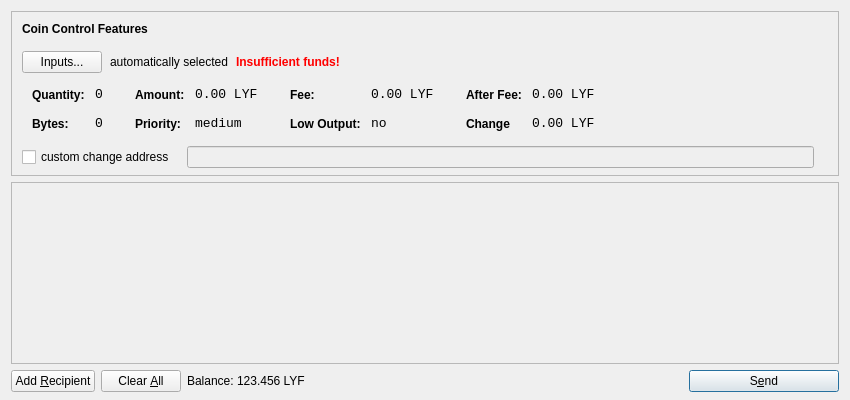
<?xml version="1.0" encoding="UTF-8"?>
<ui version="4.0">
 <class>SendCoinsDialog</class>
 <widget class="QDialog" name="SendCoinsDialog">
  <property name="geometry">
   <rect>
    <x>0</x>
    <y>0</y>
    <width>850</width>
    <height>400</height>
   </rect>
  </property>
  <property name="windowTitle">
   <string>Send Coins</string>
  </property>
  <layout class="QVBoxLayout" name="verticalLayout" stretch="0,1,0">
   <property name="bottomMargin">
    <number>8</number>
   </property>
   <item>
    <widget class="QFrame" name="frameCoinControl">
     <property name="sizePolicy">
      <sizepolicy hsizetype="Expanding" vsizetype="Expanding">
       <horstretch>0</horstretch>
       <verstretch>0</verstretch>
      </sizepolicy>
     </property>
     <property name="maximumSize">
      <size>
       <width>16777215</width>
       <height>16777215</height>
      </size>
     </property>
     <property name="frameShape">
      <enum>QFrame::StyledPanel</enum>
     </property>
     <property name="frameShadow">
      <enum>QFrame::Sunken</enum>
     </property>
     <layout class="QVBoxLayout" name="verticalLayoutCoinControl2">
      <property name="spacing">
       <number>-1</number>
      </property>
      <property name="leftMargin">
       <number>0</number>
      </property>
      <property name="topMargin">
       <number>0</number>
      </property>
      <property name="rightMargin">
       <number>0</number>
      </property>
      <property name="bottomMargin">
       <number>6</number>
      </property>
      <item>
       <layout class="QVBoxLayout" name="verticalLayoutCoinControl" stretch="0,0,0,0,1">
        <property name="spacing">
         <number>0</number>
        </property>
        <property name="leftMargin">
         <number>10</number>
        </property>
        <property name="topMargin">
         <number>10</number>
        </property>
        <item>
         <layout class="QHBoxLayout" name="horizontalLayoutCoinControl1">
          <property name="bottomMargin">
           <number>15</number>
          </property>
          <item>
           <widget class="QLabel" name="labelCoinControlFeatures">
            <property name="sizePolicy">
             <sizepolicy hsizetype="Preferred" vsizetype="Maximum">
              <horstretch>0</horstretch>
              <verstretch>0</verstretch>
             </sizepolicy>
            </property>
            <property name="font">
             <font>
              <weight>75</weight>
              <bold>true</bold>
             </font>
            </property>
            <property name="styleSheet">
             <string notr="true">font-weight:bold;</string>
            </property>
            <property name="text">
             <string>Coin Control Features</string>
            </property>
           </widget>
          </item>
         </layout>
        </item>
        <item>
         <layout class="QHBoxLayout" name="horizontalLayoutCoinControl2" stretch="0,0,0,0">
          <property name="spacing">
           <number>8</number>
          </property>
          <property name="bottomMargin">
           <number>10</number>
          </property>
          <item>
           <widget class="QPushButton" name="pushButtonCoinControl">
            <property name="styleSheet">
             <string notr="true"/>
            </property>
            <property name="text">
             <string>Inputs...</string>
            </property>
           </widget>
          </item>
          <item>
           <widget class="QLabel" name="labelCoinControlAutomaticallySelected">
            <property name="text">
             <string>automatically selected</string>
            </property>
            <property name="margin">
             <number>5</number>
            </property>
           </widget>
          </item>
          <item>
           <widget class="QLabel" name="labelCoinControlInsuffFunds">
            <property name="font">
             <font>
              <weight>75</weight>
              <bold>true</bold>
             </font>
            </property>
            <property name="styleSheet">
             <string notr="true">color:red;font-weight:bold;</string>
            </property>
            <property name="text">
             <string>Insufficient funds!</string>
            </property>
            <property name="margin">
             <number>5</number>
            </property>
           </widget>
          </item>
          <item>
           <spacer name="horizontalSpacerCoinControl">
            <property name="orientation">
             <enum>Qt::Horizontal</enum>
            </property>
            <property name="sizeHint" stdset="0">
             <size>
              <width>40</width>
              <height>1</height>
             </size>
            </property>
           </spacer>
          </item>
         </layout>
        </item>
        <item>
         <widget class="QWidget" name="widgetCoinControl" native="true">
          <property name="sizePolicy">
           <sizepolicy hsizetype="Preferred" vsizetype="Preferred">
            <horstretch>0</horstretch>
            <verstretch>0</verstretch>
           </sizepolicy>
          </property>
          <property name="minimumSize">
           <size>
            <width>0</width>
            <height>0</height>
           </size>
          </property>
          <property name="styleSheet">
           <string notr="true"/>
          </property>
          <layout class="QHBoxLayout" name="horizontalLayoutCoinControl5">
           <property name="margin">
            <number>0</number>
           </property>
           <item>
            <layout class="QHBoxLayout" name="horizontalLayoutCoinControl3" stretch="0,0,0,1">
             <property name="spacing">
              <number>20</number>
             </property>
             <property name="topMargin">
              <number>0</number>
             </property>
             <property name="bottomMargin">
              <number>10</number>
             </property>
             <item>
              <layout class="QFormLayout" name="formLayoutCoinControl1">
               <property name="horizontalSpacing">
                <number>10</number>
               </property>
               <property name="verticalSpacing">
                <number>14</number>
               </property>
               <property name="leftMargin">
                <number>10</number>
               </property>
               <property name="topMargin">
                <number>4</number>
               </property>
               <property name="rightMargin">
                <number>6</number>
               </property>
               <item row="0" column="0">
                <widget class="QLabel" name="labelCoinControlQuantityText">
                 <property name="styleSheet">
                  <string notr="true">font-weight:bold;</string>
                 </property>
                 <property name="text">
                  <string>Quantity:</string>
                 </property>
                 <property name="margin">
                  <number>0</number>
                 </property>
                </widget>
               </item>
               <item row="0" column="1">
                <widget class="QLabel" name="labelCoinControlQuantity">
                 <property name="font">
                  <font>
                   <family>Monospace</family>
                   <pointsize>10</pointsize>
                  </font>
                 </property>
                 <property name="cursor">
                  <cursorShape>IBeamCursor</cursorShape>
                 </property>
                 <property name="contextMenuPolicy">
                  <enum>Qt::ActionsContextMenu</enum>
                 </property>
                 <property name="text">
                  <string>0</string>
                 </property>
                 <property name="margin">
                  <number>0</number>
                 </property>
                 <property name="textInteractionFlags">
                  <set>Qt::LinksAccessibleByMouse|Qt::TextSelectableByKeyboard|Qt::TextSelectableByMouse</set>
                 </property>
                </widget>
               </item>
               <item row="1" column="0">
                <widget class="QLabel" name="labelCoinControlBytesText">
                 <property name="styleSheet">
                  <string notr="true">font-weight:bold;</string>
                 </property>
                 <property name="text">
                  <string>Bytes:</string>
                 </property>
                </widget>
               </item>
               <item row="1" column="1">
                <widget class="QLabel" name="labelCoinControlBytes">
                 <property name="font">
                  <font>
                   <family>Monospace</family>
                   <pointsize>10</pointsize>
                  </font>
                 </property>
                 <property name="cursor">
                  <cursorShape>IBeamCursor</cursorShape>
                 </property>
                 <property name="contextMenuPolicy">
                  <enum>Qt::ActionsContextMenu</enum>
                 </property>
                 <property name="text">
                  <string>0</string>
                 </property>
                 <property name="textInteractionFlags">
                  <set>Qt::LinksAccessibleByMouse|Qt::TextSelectableByKeyboard|Qt::TextSelectableByMouse</set>
                 </property>
                </widget>
               </item>
              </layout>
             </item>
             <item>
              <layout class="QFormLayout" name="formLayoutCoinControl2">
               <property name="horizontalSpacing">
                <number>10</number>
               </property>
               <property name="verticalSpacing">
                <number>14</number>
               </property>
               <property name="leftMargin">
                <number>6</number>
               </property>
               <property name="topMargin">
                <number>4</number>
               </property>
               <property name="rightMargin">
                <number>6</number>
               </property>
               <item row="0" column="0">
                <widget class="QLabel" name="labelCoinControlAmountText">
                 <property name="styleSheet">
                  <string notr="true">font-weight:bold;</string>
                 </property>
                 <property name="text">
                  <string>Amount:</string>
                 </property>
                 <property name="margin">
                  <number>0</number>
                 </property>
                </widget>
               </item>
               <item row="0" column="1">
                <widget class="QLabel" name="labelCoinControlAmount">
                 <property name="font">
                  <font>
                   <family>Monospace</family>
                   <pointsize>10</pointsize>
                  </font>
                 </property>
                 <property name="cursor">
                  <cursorShape>IBeamCursor</cursorShape>
                 </property>
                 <property name="contextMenuPolicy">
                  <enum>Qt::ActionsContextMenu</enum>
                 </property>
                 <property name="text">
                  <string>0.00 LYF</string>
                 </property>
                 <property name="textInteractionFlags">
                  <set>Qt::LinksAccessibleByMouse|Qt::TextSelectableByKeyboard|Qt::TextSelectableByMouse</set>
                 </property>
                </widget>
               </item>
               <item row="1" column="0">
                <widget class="QLabel" name="labelCoinControlPriorityText">
                 <property name="styleSheet">
                  <string notr="true">font-weight:bold;</string>
                 </property>
                 <property name="text">
                  <string>Priority:</string>
                 </property>
                </widget>
               </item>
               <item row="1" column="1">
                <widget class="QLabel" name="labelCoinControlPriority">
                 <property name="font">
                  <font>
                   <family>Monospace</family>
                   <pointsize>10</pointsize>
                  </font>
                 </property>
                 <property name="cursor">
                  <cursorShape>IBeamCursor</cursorShape>
                 </property>
                 <property name="contextMenuPolicy">
                  <enum>Qt::ActionsContextMenu</enum>
                 </property>
                 <property name="text">
                  <string>medium</string>
                 </property>
                 <property name="textInteractionFlags">
                  <set>Qt::LinksAccessibleByMouse|Qt::TextSelectableByKeyboard|Qt::TextSelectableByMouse</set>
                 </property>
                </widget>
               </item>
              </layout>
             </item>
             <item>
              <layout class="QFormLayout" name="formLayoutCoinControl3">
               <property name="horizontalSpacing">
                <number>10</number>
               </property>
               <property name="verticalSpacing">
                <number>14</number>
               </property>
               <property name="leftMargin">
                <number>6</number>
               </property>
               <property name="topMargin">
                <number>4</number>
               </property>
               <property name="rightMargin">
                <number>6</number>
               </property>
               <item row="0" column="0">
                <widget class="QLabel" name="labelCoinControlFeeText">
                 <property name="styleSheet">
                  <string notr="true">font-weight:bold;</string>
                 </property>
                 <property name="text">
                  <string>Fee:</string>
                 </property>
                 <property name="margin">
                  <number>0</number>
                 </property>
                </widget>
               </item>
               <item row="0" column="1">
                <widget class="QLabel" name="labelCoinControlFee">
                 <property name="font">
                  <font>
                   <family>Monospace</family>
                   <pointsize>10</pointsize>
                  </font>
                 </property>
                 <property name="cursor">
                  <cursorShape>IBeamCursor</cursorShape>
                 </property>
                 <property name="contextMenuPolicy">
                  <enum>Qt::ActionsContextMenu</enum>
                 </property>
                 <property name="text">
                  <string>0.00 LYF</string>
                 </property>
                 <property name="textInteractionFlags">
                  <set>Qt::LinksAccessibleByMouse|Qt::TextSelectableByKeyboard|Qt::TextSelectableByMouse</set>
                 </property>
                </widget>
               </item>
               <item row="1" column="0">
                <widget class="QLabel" name="labelCoinControlLowOutputText">
                 <property name="styleSheet">
                  <string notr="true">font-weight:bold;</string>
                 </property>
                 <property name="text">
                  <string>Low Output:</string>
                 </property>
                </widget>
               </item>
               <item row="1" column="1">
                <widget class="QLabel" name="labelCoinControlLowOutput">
                 <property name="font">
                  <font>
                   <family>Monospace</family>
                   <pointsize>10</pointsize>
                  </font>
                 </property>
                 <property name="cursor">
                  <cursorShape>IBeamCursor</cursorShape>
                 </property>
                 <property name="contextMenuPolicy">
                  <enum>Qt::ActionsContextMenu</enum>
                 </property>
                 <property name="text">
                  <string>no</string>
                 </property>
                 <property name="textInteractionFlags">
                  <set>Qt::LinksAccessibleByMouse|Qt::TextSelectableByKeyboard|Qt::TextSelectableByMouse</set>
                 </property>
                </widget>
               </item>
              </layout>
             </item>
             <item>
              <layout class="QFormLayout" name="formLayoutCoinControl4">
               <property name="horizontalSpacing">
                <number>10</number>
               </property>
               <property name="verticalSpacing">
                <number>14</number>
               </property>
               <property name="leftMargin">
                <number>6</number>
               </property>
               <property name="topMargin">
                <number>4</number>
               </property>
               <property name="rightMargin">
                <number>6</number>
               </property>
               <item row="0" column="0">
                <widget class="QLabel" name="labelCoinControlAfterFeeText">
                 <property name="styleSheet">
                  <string notr="true">font-weight:bold;</string>
                 </property>
                 <property name="text">
                  <string>After Fee:</string>
                 </property>
                 <property name="margin">
                  <number>0</number>
                 </property>
                </widget>
               </item>
               <item row="0" column="1">
                <widget class="QLabel" name="labelCoinControlAfterFee">
                 <property name="font">
                  <font>
                   <family>Monospace</family>
                   <pointsize>10</pointsize>
                  </font>
                 </property>
                 <property name="cursor">
                  <cursorShape>IBeamCursor</cursorShape>
                 </property>
                 <property name="contextMenuPolicy">
                  <enum>Qt::ActionsContextMenu</enum>
                 </property>
                 <property name="text">
                  <string>0.00 LYF</string>
                 </property>
                 <property name="textInteractionFlags">
                  <set>Qt::LinksAccessibleByMouse|Qt::TextSelectableByKeyboard|Qt::TextSelectableByMouse</set>
                 </property>
                </widget>
               </item>
               <item row="1" column="0">
                <widget class="QLabel" name="labelCoinControlChangeText">
                 <property name="styleSheet">
                  <string notr="true">font-weight:bold;</string>
                 </property>
                 <property name="text">
                  <string>Change</string>
                 </property>
                </widget>
               </item>
               <item row="1" column="1">
                <widget class="QLabel" name="labelCoinControlChange">
                 <property name="font">
                  <font>
                   <family>Monospace</family>
                   <pointsize>10</pointsize>
                  </font>
                 </property>
                 <property name="cursor">
                  <cursorShape>IBeamCursor</cursorShape>
                 </property>
                 <property name="contextMenuPolicy">
                  <enum>Qt::ActionsContextMenu</enum>
                 </property>
                 <property name="text">
                  <string>0.00 LYF</string>
                 </property>
                 <property name="textInteractionFlags">
                  <set>Qt::LinksAccessibleByMouse|Qt::TextSelectableByKeyboard|Qt::TextSelectableByMouse</set>
                 </property>
                </widget>
               </item>
              </layout>
             </item>
            </layout>
           </item>
          </layout>
         </widget>
        </item>
        <item>
         <layout class="QHBoxLayout" name="horizontalLayoutCoinControl4" stretch="0,0,0">
          <property name="spacing">
           <number>12</number>
          </property>
          <property name="sizeConstraint">
           <enum>QLayout::SetDefaultConstraint</enum>
          </property>
          <property name="topMargin">
           <number>5</number>
          </property>
          <property name="rightMargin">
           <number>5</number>
          </property>
          <item>
           <widget class="QCheckBox" name="checkBoxCoinControlChange">
            <property name="text">
             <string>custom change address</string>
            </property>
           </widget>
          </item>
          <item>
           <widget class="QLineEdit" name="lineEditCoinControlChange">
            <property name="enabled">
             <bool>false</bool>
            </property>
            <property name="sizePolicy">
             <sizepolicy hsizetype="Expanding" vsizetype="Fixed">
              <horstretch>0</horstretch>
              <verstretch>0</verstretch>
             </sizepolicy>
            </property>
           </widget>
          </item>
          <item>
           <widget class="QLabel" name="labelCoinControlChangeLabel">
            <property name="sizePolicy">
             <sizepolicy hsizetype="Preferred" vsizetype="Expanding">
              <horstretch>0</horstretch>
              <verstretch>0</verstretch>
             </sizepolicy>
            </property>
            <property name="minimumSize">
             <size>
              <width>0</width>
              <height>0</height>
             </size>
            </property>
            <property name="text">
             <string/>
            </property>
            <property name="margin">
             <number>3</number>
            </property>
           </widget>
          </item>
         </layout>
        </item>
        <item>
         <spacer name="verticalSpacerCoinControl">
          <property name="orientation">
           <enum>Qt::Vertical</enum>
          </property>
          <property name="sizeHint" stdset="0">
           <size>
            <width>800</width>
            <height>1</height>
           </size>
          </property>
         </spacer>
        </item>
       </layout>
      </item>
     </layout>
    </widget>
   </item>
   <item>
    <widget class="QScrollArea" name="scrollArea">
     <property name="widgetResizable">
      <bool>true</bool>
     </property>
     <widget class="QWidget" name="scrollAreaWidgetContents">
      <property name="geometry">
       <rect>
        <x>0</x>
        <y>0</y>
        <width>830</width>
        <height>165</height>
       </rect>
      </property>
      <layout class="QVBoxLayout" name="verticalLayout_2">
       <property name="margin">
        <number>0</number>
       </property>
       <item>
        <layout class="QVBoxLayout" name="entries">
         <property name="spacing">
          <number>6</number>
         </property>
        </layout>
       </item>
       <item>
        <spacer name="verticalSpacer">
         <property name="orientation">
          <enum>Qt::Vertical</enum>
         </property>
         <property name="sizeHint" stdset="0">
          <size>
           <width>20</width>
           <height>40</height>
          </size>
         </property>
        </spacer>
       </item>
      </layout>
     </widget>
    </widget>
   </item>
   <item>
    <layout class="QHBoxLayout" name="horizontalLayout">
     <item>
      <widget class="QPushButton" name="addButton">
       <property name="toolTip">
        <string>Send to multiple recipients at once</string>
       </property>
       <property name="text">
        <string>Add &amp;Recipient</string>
       </property>
       <property name="icon">
        <iconset resource="../bitcoin.qrc">
         <normaloff>:/icons/add</normaloff>:/icons/add</iconset>
       </property>
       <property name="autoDefault">
        <bool>false</bool>
       </property>
      </widget>
     </item>
     <item>
      <widget class="QPushButton" name="clearButton">
       <property name="sizePolicy">
        <sizepolicy hsizetype="Minimum" vsizetype="Fixed">
         <horstretch>0</horstretch>
         <verstretch>0</verstretch>
        </sizepolicy>
       </property>
       <property name="toolTip">
        <string>Remove all transaction fields</string>
       </property>
       <property name="text">
        <string>Clear &amp;All</string>
       </property>
       <property name="icon">
        <iconset resource="../bitcoin.qrc">
         <normaloff>:/icons/remove</normaloff>:/icons/remove</iconset>
       </property>
       <property name="autoRepeatDelay">
        <number>300</number>
       </property>
       <property name="autoDefault">
        <bool>false</bool>
       </property>
      </widget>
     </item>
     <item>
      <layout class="QHBoxLayout" name="horizontalLayout_2">
       <property name="spacing">
        <number>3</number>
       </property>
       <item>
        <widget class="QLabel" name="label">
         <property name="sizePolicy">
          <sizepolicy hsizetype="Preferred" vsizetype="Fixed">
           <horstretch>0</horstretch>
           <verstretch>0</verstretch>
          </sizepolicy>
         </property>
         <property name="text">
          <string>Balance:</string>
         </property>
        </widget>
       </item>
       <item>
        <widget class="QLabel" name="labelBalance">
         <property name="sizePolicy">
          <sizepolicy hsizetype="Preferred" vsizetype="Fixed">
           <horstretch>0</horstretch>
           <verstretch>0</verstretch>
          </sizepolicy>
         </property>
         <property name="cursor">
          <cursorShape>IBeamCursor</cursorShape>
         </property>
         <property name="text">
          <string>123.456 LYF</string>
         </property>
         <property name="textInteractionFlags">
          <set>Qt::LinksAccessibleByMouse|Qt::TextSelectableByKeyboard|Qt::TextSelectableByMouse</set>
         </property>
        </widget>
       </item>
      </layout>
     </item>
     <item>
      <spacer name="horizontalSpacer">
       <property name="orientation">
        <enum>Qt::Horizontal</enum>
       </property>
       <property name="sizeHint" stdset="0">
        <size>
         <width>40</width>
         <height>20</height>
        </size>
       </property>
      </spacer>
     </item>
     <item>
      <widget class="QPushButton" name="sendButton">
       <property name="minimumSize">
        <size>
         <width>150</width>
         <height>0</height>
        </size>
       </property>
       <property name="toolTip">
        <string>Confirm the send action</string>
       </property>
       <property name="text">
        <string>S&amp;end</string>
       </property>
       <property name="icon">
        <iconset resource="../bitcoin.qrc">
         <normaloff>:/icons/send</normaloff>:/icons/send</iconset>
       </property>
       <property name="default">
        <bool>true</bool>
       </property>
      </widget>
     </item>
    </layout>
   </item>
  </layout>
 </widget>
 <resources>
  <include location="../bitcoin.qrc"/>
 </resources>
 <connections/>
</ui>
